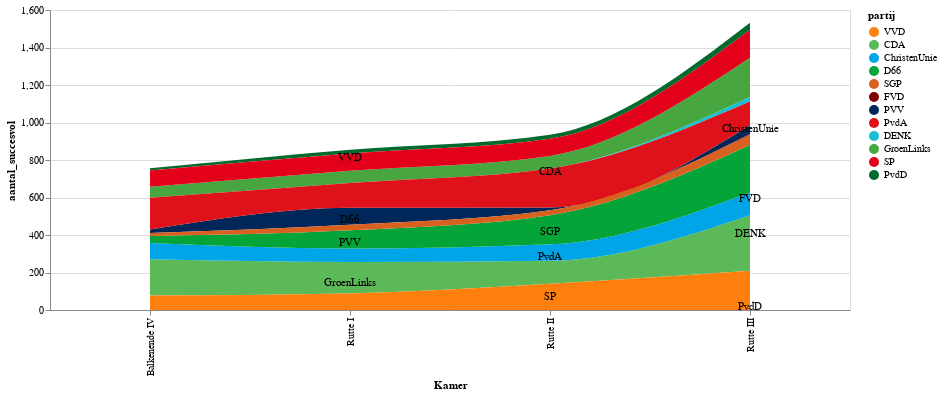

Notebook source saved alongside this figure:
### Code cell
# hide_input
# Step 1: create the line
metric_of_interest = 'aantal_succesvol'
data = stats[stats['stat'] == metric_of_interest]
data['partij'] = pd.Categorical(data['partij'], parties)

area = alt.Chart(data
    #maybe dont do joinaggreage
    ).transform_calculate(
    order="{'PvdD': 11,'SP': 10, 'GroenLinks': 9, 'DENK': 8, 'PvdA': 7, 'PVV': 6,'FVD': 5, 'SGP': 4, 'D66': 3, 'ChristenUnie': 2, 'CDA': 1, 'VVD': 0}[datum.partij]"  
    ).mark_area(interpolate="monotone").encode(
    x='Kamer:O',
    y=alt.Y("value:Q", stack='zero'),
    order='order:O',
    color=alt.Color("partij", scale = alt.Scale(domain=parties,range= [party_colors[p] for p in parties])))
    # # color=alt.Color('partij:N', scale=alt.Scale(
    #         domain=parties,
    #         range= [party_colors[p] for p in parties]), sort=alt.SortField("order:O", "descending"))).transform_filter(alt.FieldEqualPredicate(field='stat', equal=metric_of_interest))
area.encoding.y.title = metric_of_interest

def get_y_positions(data, kamer):
    return data.groupby(["Kamer", "partij"]).sum().loc[kamer].iloc[::-1].cumsum()["value"]

def get_bar_width(kamer, partij):
    # print(kamer,partij)
    query = f'Kamer == "{kamer}" & partij == "{partij}"'
    return data.query(query)['value'].values[0]
    
xpos = ['Rutte III' if i%3==2 or p in ['FVD','DENK','Groep Krol/vKA']
                else 'Rutte II' if i%3==1
                else 'Rutte I' 
                for i, p in enumerate(parties)]

ys = {c: get_y_positions(data, c) for c in chambers}
ypos = [ys[xpos[i]].loc[p] - 0.5* get_bar_width(xpos[i],p) for i, p in enumerate(parties)]
test = [get_bar_width(xpos[i],p) for i, p in enumerate(parties)]
demotext = pd.DataFrame({'Kamer': xpos, 'value': ypos, 'partij': parties, 'test':test})
demotext

t = (alt.Chart(demotext).mark_text()
        .encode(
    x='Kamer:O',
    y='value:Q',
    text='partij:N'
))

chart = alt.layer(area, t, width=800)
chart

### Figure 1 — Vega-Lite specification as saved in the notebook (floating-point values rounded to 4 significant figures)
{"config": {"view": {"continuousWidth": 400, "continuousHeight": 300}}, "layer": [{"data": {"name": "data-66753efd0cd32347302cad7684921e22"}, "mark": {"type": "area", "interpolate": "monotone"}, "encoding": {"color": {"type": "nominal", "field": "partij", "scale": {"domain": ["VVD", "CDA", "ChristenUnie", "D66", "SGP", "FVD", "PVV", "PvdA", "DENK", "GroenLinks", "SP", "PvdD"], "range": ["#ff7f0e", "#5cb957", "#00a5e8", "#04a438", "#d86120", "#800000", "#002759", "#df111a", "#17becf", "#48a641", "#e3001b", "#006b2d"]}}, "order": {"type": "ordinal", "field": "order"}, "x": {"type": "ordinal", "field": "Kamer"}, "y": {"type": "quantitative", "field": "value", "stack": "zero", "title": "aantal_succesvol"}}, "transform": [{"calculate": "{'PvdD': 11,'SP': 10, 'GroenLinks': 9, 'DENK': 8, 'PvdA': 7, 'PVV': 6,'FVD': 5, 'SGP': 4, 'D66': 3, 'ChristenUnie': 2, 'CDA': 1, 'VVD': 0}[datum.partij]", "as": "order"}]}, {"data": {"name": "data-3a5aa3253950aaaf6e5ad3609c2ca70a"}, "mark": "text", "encoding": {"text": {"type": "nominal", "field": "partij"}, "x": {"type": "ordinal", "field": "Kamer"}, "y": {"type": "quantitative", "field": "value"}}}], "width": 800, "$schema": "https://vega.github.io/schema/vega-lite/v4.8.1.json", "datasets": {"data-66753efd0cd32347302cad7684921e22": [{"Kamer": "Balkenende IV", "partij": "CDA", "stat": "aantal_succesvol", "value": 192.5}, {"Kamer": "Balkenende IV", "partij": "ChristenUnie", "stat": "aantal_succesvol", "value": 87.3}, {"Kamer": "Balkenende IV", "partij": "D66", "stat": "aantal_succesvol", "value": 37.12}, {"Kamer": "Balkenende IV", "partij": "GroenLinks", "stat": "aantal_succesvol", "value": 59.11}, {"Kamer": "Balkenende IV", "partij": "PVV", "stat": "aantal_succesvol", "value": 18.56}, {"Kamer": "Balkenende IV", "partij": "PvdA", "stat": "aantal_succesvol", "value": 169.1}, {"Kamer": "Balkenende IV", "partij": "PvdD", "stat": "aantal_succesvol", "value": 11.69}, {"Kamer": "Balkenende IV", "partij": "SGP", "stat": "aantal_succesvol", "value": 15.81}, {"Kamer": "Balkenende IV", "partij": "SP", "stat": "aantal_succesvol", "value": 87.3}, {"Kamer": "Balkenende IV", "partij": "VVD", "stat": "aantal_succesvol", "value": 77.67}, {"Kamer": "Rutte I", "partij": "CDA", "stat": "aantal_succesvol", "value": 167.2}, {"Kamer": "Rutte I", "partij": "ChristenUnie", "stat": "aantal_succesvol", "value": 72.12}, {"Kamer": "Rutte I", "partij": "D66", "stat": "aantal_succesvol", "value": 96.89}, {"Kamer": "Rutte I", "partij": "GroenLinks", "stat": "aantal_succesvol", "value": 65.48}, {"Kamer": "Rutte I", "partij": "PVV", "stat": "aantal_succesvol", "value": 91.14}, {"Kamer": "Rutte I", "partij": "PvdA", "stat": "aantal_succesvol", "value": 131.4}, {"Kamer": "Rutte I", "partij": "PvdD", "stat": "aantal_succesvol", "value": 19.91}, {"Kamer": "Rutte I", "partij": "SGP", "stat": "aantal_succesvol", "value": 29.64}, {"Kamer": "Rutte I", "partij": "SP", "stat": "aantal_succesvol", "value": 92.47}, {"Kamer": "Rutte I", "partij": "VVD", "stat": "aantal_succesvol", "value": 88.48}, {"Kamer": "Rutte II", "partij": "CDA", "stat": "aantal_succesvol", "value": 122.6}, {"Kamer": "Rutte II", "partij": "ChristenUnie", "stat": "aantal_succesvol", "value": 87.7}, {"Kamer": "Rutte II", "partij": "D66", "stat": "aantal_succesvol", "value": 155.9}, {"Kamer": "Rutte II", "partij": "GroenLinks", "stat": "aantal_succesvol", "value": 67.05}, {"Kamer": "Rutte II", "partij": "PVV", "stat": "aantal_succesvol", "value": 15.1}, {"Kamer": "Rutte II", "partij": "PvdA", "stat": "aantal_succesvol", "value": 207.8}, {"Kamer": "Rutte II", "partij": "PvdD", "stat": "aantal_succesvol", "value": 21.54}, {"Kamer": "Rutte II", "partij": "SGP", "stat": "aantal_succesvol", "value": 25.75}, {"Kamer": "Rutte II", "partij": "SP", "stat": "aantal_succesvol", "value": 91.47}, {"Kamer": "Rutte II", "partij": "VVD", "stat": "aantal_succesvol", "value": 139.9}, {"Kamer": "Rutte III", "partij": "CDA", "stat": "aantal_succesvol", "value": 296.2}, {"Kamer": "Rutte III", "partij": "ChristenUnie", "stat": "aantal_succesvol", "value": 121.8}, {"Kamer": "Rutte III", "partij": "D66", "stat": "aantal_succesvol", "value": 253.0}, {"Kamer": "Rutte III", "partij": "DENK", "stat": "aantal_succesvol", "value": 22.5}, {"Kamer": "Rutte III", "partij": "FVD", "stat": "aantal_succesvol", "value": 2.912}, {"Kamer": "Rutte III", "partij": "GroenLinks", "stat": "aantal_succesvol", "value": 208.6}, {"Kamer": "Rutte III", "partij": "PVV", "stat": "aantal_succesvol", "value": 45.79}, {"Kamer": "Rutte III", "partij": "PvdA", "stat": "aantal_succesvol", "value": 128.9}, {"Kamer": "Rutte III", "partij": "PvdD", "stat": "aantal_succesvol", "value": 36.79}, {"Kamer": "Rutte III", "partij": "SGP", "stat": "aantal_succesvol", "value": 55.85}, {"Kamer": "Rutte III", "partij": "SP", "stat": "aantal_succesvol", "value": 150.3}, {"Kamer": "Rutte III", "partij": "VVD", "stat": "aantal_succesvol", "value": 209.4}], "data-3a5aa3253950aaaf6e5ad3609c2ca70a": [{"Kamer": "Rutte I", "value": 810.5, "partij": "VVD", "test": 88.48}, {"Kamer": "Rutte II", "value": 733.6, "partij": "CDA", "test": 122.6}, {"Kamer": "Rutte III", "value": 965.6, "partij": "ChristenUnie", "test": 121.8}, {"Kamer": "Rutte I", "value": 478.5, "partij": "D66", "test": 96.89}, {"Kamer": "Rutte II", "value": 415.8, "partij": "SGP", "test": 25.75}, {"Kamer": "Rutte III", "value": 594.3, "partij": "FVD", "test": 2.912}, {"Kamer": "Rutte I", "value": 354.8, "partij": "PVV", "test": 91.14}, {"Kamer": "Rutte II", "value": 284.0, "partij": "PvdA", "test": 207.8}, {"Kamer": "Rutte III", "value": 407.0, "partij": "DENK", "test": 22.5}, {"Kamer": "Rutte I", "value": 145.1, "partij": "GroenLinks", "test": 65.48}, {"Kamer": "Rutte II", "value": 67.27, "partij": "SP", "test": 91.47}, {"Kamer": "Rutte III", "value": 18.4, "partij": "PvdD", "test": 36.79}]}}
